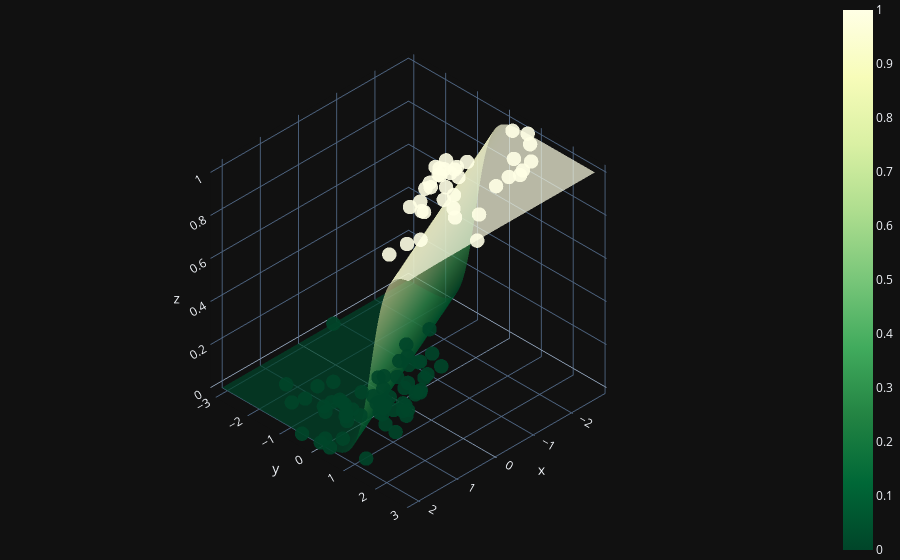

Write notebook code for a chart like this one.
### Markdown cell above
# Affichage 3D de la fonction de décision avec la ligne de décision

### Code cell
X0 = np.linspace(X[:, 0].min(), X[:, 0].max(), 100)
X1 = np.linspace(X[:, 1].min(), X[:, 1].max(), 100)
xx0, xx1 = np.meshgrid(X0, X1)
Z = W[0] * xx0 + W[1] * xx1 + b
A = 1 / (1 + np.exp(-Z))

fig = (go.Figure(data=[go.Surface(z=A, x=xx0, y=xx1, colorscale='YlGn', opacity = 0.7, reversescale=True)]))

fig.add_scatter3d(x=X[:, 0].flatten(), y=X[:, 1].flatten(), z=y.flatten(), mode='markers', marker=dict(size=5, color=y.flatten(), colorscale='YlGn', opacity = 0.9, reversescale=True))


fig.update_layout(template= "plotly_dark", margin=dict(l=0, r=0, b=0, t=0))
fig.layout.scene.camera.projection.type = "orthographic"
fig.show()
